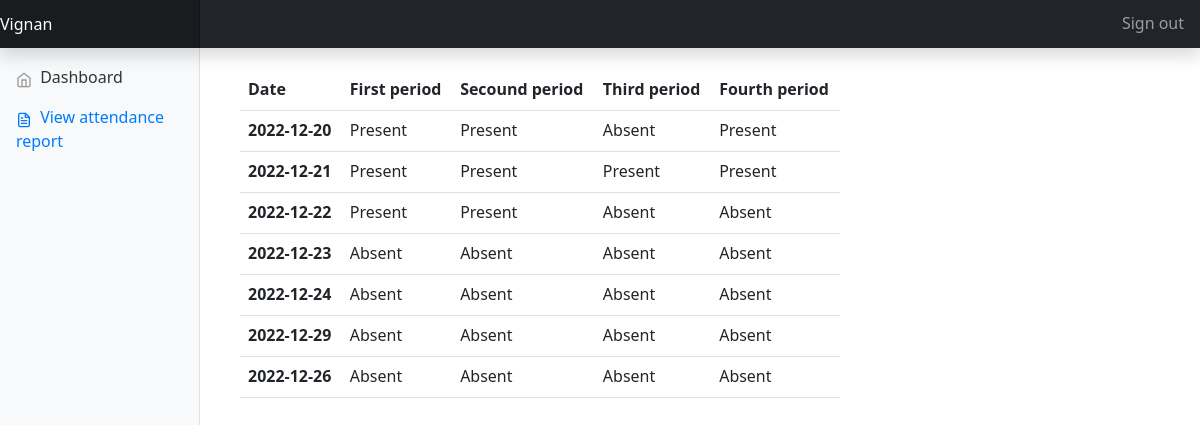
Page /students/attendencereport.php (signed in) on the committed database.
### tables this page shows
CREATE TABLE `attendence` (
  `sno` int(200) NOT NULL,
  `id` varchar(100) NOT NULL,
  `date` date NOT NULL,
  `first` varchar(10) NOT NULL,
  `secound` varchar(10) NOT NULL,
  `third` varchar(10) NOT NULL,
  `fourth` varchar(10) NOT NULL
);

### students/attendencereport.php (the view, shortened to what this page needs)
<!doctype html>
<html lang="en">
  <head>
    <link href="https://cdn.jsdelivr.net/npm/bootstrap@5.2.3/dist/css/bootstrap.min.css" rel="stylesheet"
>
    <link href="../../dist/css/bootstrap.min.css" rel="stylesheet">
    <link href="../dashboard1.css" rel="stylesheet">
  </head>
  <body>
    <nav class="navbar navbar-dark fixed-top bg-dark flex-md-nowrap p-0 shadow">
      <a class="navbar-brand col-sm-3 col-md-2 mr-0" href="./studash.php">Vignan</a>
      <ul class="navbar-nav px-3">
        <li class="nav-item text-nowrap">
          <a class="nav-link" href="../index.html">Sign out</a>
        </li>
      </ul>
    </nav>
    <div class="container-fluid">
      <div class="row">
        <nav class="col-md-2 d-none d-md-block bg-light sidebar">
          <div class="sidebar-sticky">
            <ul class="nav flex-column">
              <li class="nav-item">
                <a class="nav-link " href="./studash.php">
                  <span data-feather="home"></span>
                  Dashboard
                </a>
              </li>
              <li class="nav-item">
                <a class="nav-link active" href="attendencereport.php">
                  <span data-feather="file-text"></span>
                  View attendance report
                </a>
              </li>
            </ul>
          </div>
        </nav>
        <br><br><br>
        <nav class="col-md-6 asidebar">
              <div class="row">
              <center>
              <table class="table table-hover">
                  <thead class="thead-dark" >
                    <tr>
                      <th scope="col">Date</th>
                      <th scope="col">First period</th>
                      <th scope="col">Secound period</th>
                      <th scope="col">Third period</th>
                      <th scope="col">Fourth period</th>
                    </tr>
                  </thead>
                  <tbody>
                    <?php
                      $res=mysqli_query($link,"select * from attendence where id='$_SESSION[id]'");
                      while($row=mysqli_fetch_array($res)){
                          ?>
                          <tr>
                              <th scope="row"><?php echo $row['date'] ?></th>
                              <td><?php
                              if ($row['first']=='P'){
                                echo 'Present';
                                }
                              else {
                                echo 'Absent';
                                }
                                ?></td>
                              <td><?php
                              if ($row['secound']=='P'){
                                echo 'Present';
                                }
                              else {
                                echo 'Absent';
                                }
                                ?></td>
                              <td><?php
                              if ($row['third']=='P'){
                                echo 'Present';
                                }
                              else {
                                echo 'Absent';
                                }
                                ?></td>
                              <td><?php
                              if ($row['fourth']=='P'){
                                echo 'Present';
                                }
                              else {
                                echo 'Absent';
                                }
                                ?></td>
                          </tr>
                          <?php
                      }
                      ?>
                  </tbody>
                </table>
                    </center>
              </div>
        </nav>
      </div>
    </div>
  </body>
</html>

### dashboard1.css (style rules this page uses)
body { font-size: .999rem; }
.feather { width: 16px; height: 16px; vertical-align: text-bottom; }
.sidebar { top: 0; bottom: 0; left: 0; z-index: 100; padding: 50px 0 0; padding-right: 10px; box-shadow: inset -1px 0 0 rgba(0, 0, 0, .1); }
.asidebar { position: relative; top: 20px; left: 40px; z-index: 100; padding: 50px 0 0; }
.sidebar-sticky { position: relative; top: 0; height: calc(100vh - 48px); padding-top: .5rem; overflow-x: hidden; overflow-y: auto; }
.sidebar .nav-link { font-weight: 500; color: #333; }
.sidebar .nav-link .feather { margin-right: 4px; color: #999; }
.sidebar .nav-link.active { color: #007bff; }
.sidebar .nav-link:hover .feather, .sidebar .nav-link.active .feather { color: inherit; }
.navbar-brand { padding-top: .75rem; padding-bottom: .75rem; font-size: 1rem; background-color: rgba(0, 0, 0, .25); box-shadow: inset -1px 0 0 rgba(0, 0, 0, .25); }

### rows in the picture
attendence: date "2022-12-20", first "Present", secound "Present", third "Absent", fourth "Present"
attendence: date "2022-12-21", first "Present", secound "Present", third "Present", fourth "Present"
attendence: date "2022-12-22", first "Present", secound "Present", third "Absent", fourth "Absent"
attendence: date "2022-12-23", first "Absent", secound "Absent", third "Absent", fourth "Absent"
attendence: date "2022-12-24", first "Absent", secound "Absent", third "Absent", fourth "Absent"
attendence: date "2022-12-29", first "Absent", secound "Absent", third "Absent", fourth "Absent"
attendence: date "2022-12-26", first "Absent", secound "Absent", third "Absent", fourth "Absent"
